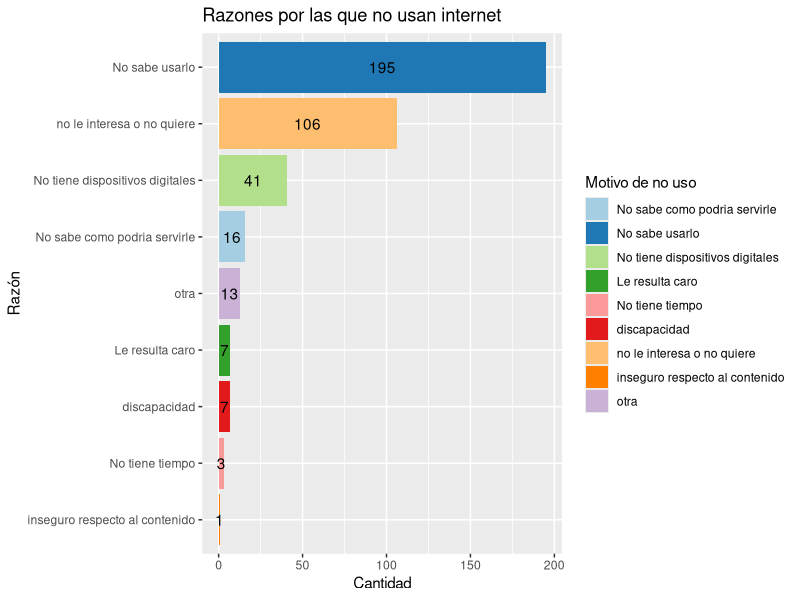
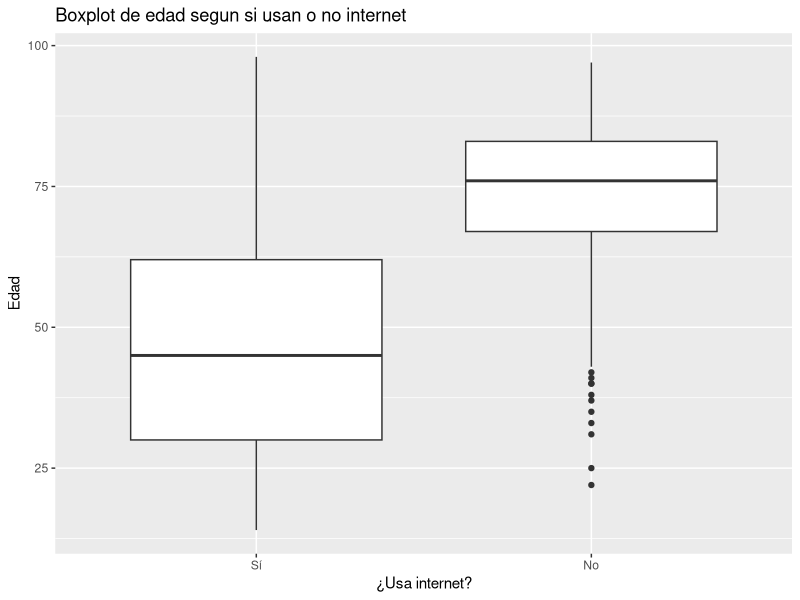
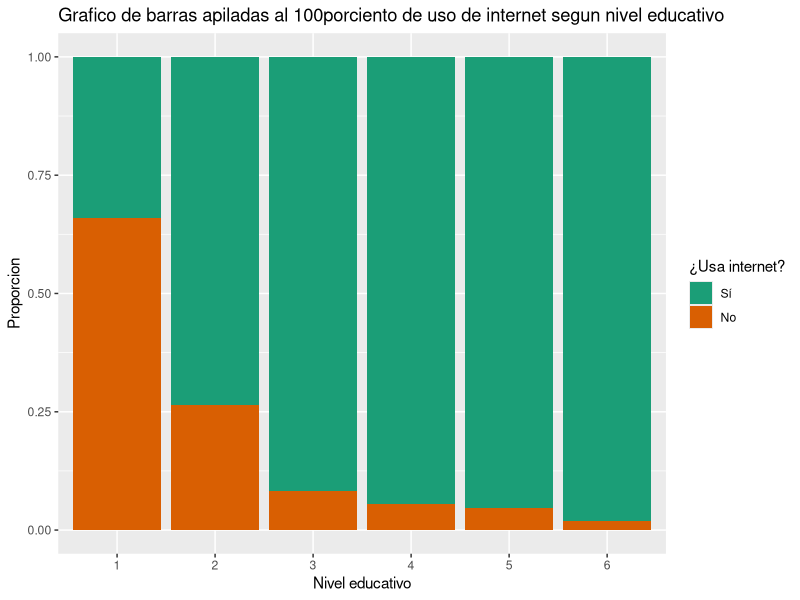
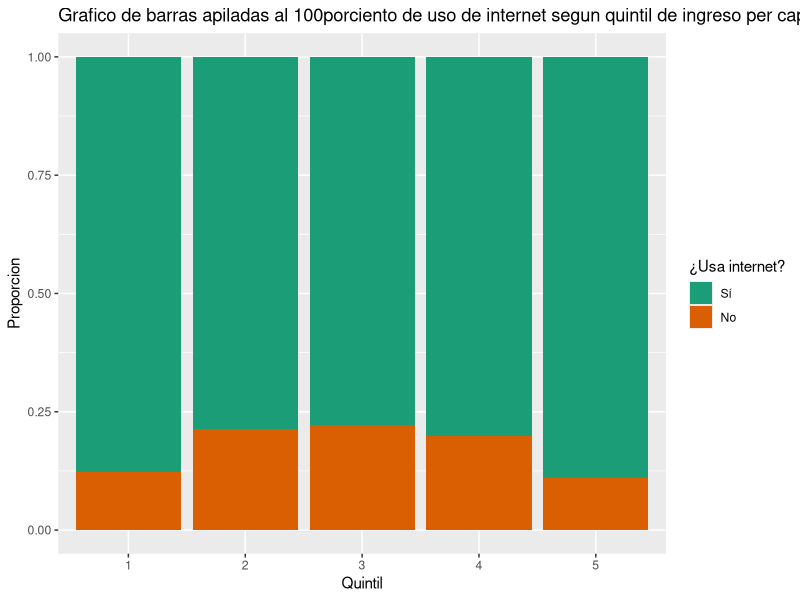
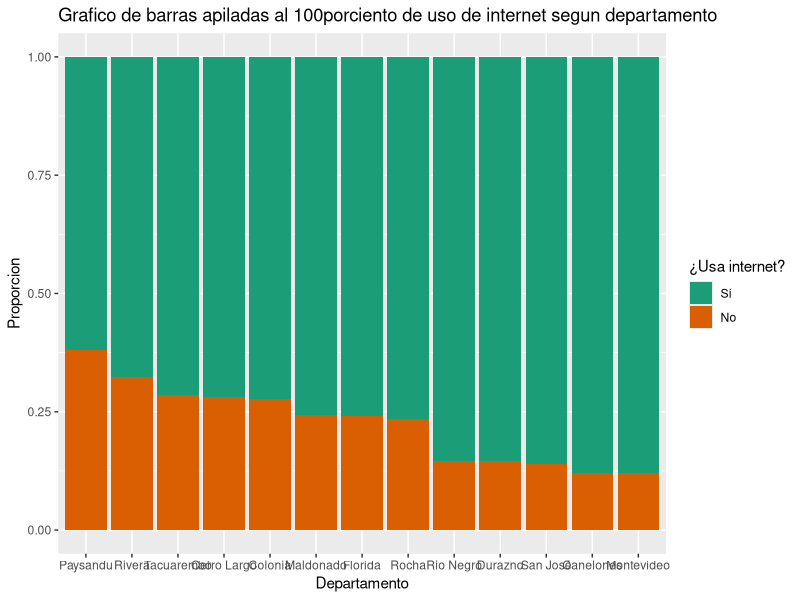

These charts were generated, in order, by the following R code:
library(haven)
datos<-read_sav("datos.sav")
library(tidyverse)
library(ggplot2)
library(forcats)
datos2<-datos %>% filter(C24>=1)
datos3<-datos %>% filter(C24>=10)
nousa<-datos %>% filter(C9==2 & C24!=99)
datos11<-datos %>% filter(C24==11)
ggplot(nousa,aes(x=fct_rev(fct_infreq(as.factor(C24))),fill=as.factor(C24)))+geom_bar(stat = "count")+scale_x_discrete(labels=c(
  "1"="No sabe como podria servirle",
  "2"="No sabe usarlo",
  "3"="No tiene dispositivos digitales",
  "4"="Le resulta caro",
  "5"="No tiene tiempo",
  "6"="discapacidad",
  "7"="no le interesa o no quiere",
  "8"="falta de conocimiento de idioma extranjero",
  "9"="inseguro respecto al contenido",
  "10"="le preocupa privacidad",
  "11"="otra"))+coord_flip()+labs(fill="Motivo de no uso",x="Razón",y="Cantidad",title = "Razones por las que no usan internet")+scale_fill_brewer(palette="Paired",labels=c(
    "1"="No sabe como podria servirle",
    "2"="No sabe usarlo",
    "3"="No tiene dispositivos digitales",
    "4"="Le resulta caro",
    "5"="No tiene tiempo",
    "6"="discapacidad",
    "7"="no le interesa o no quiere",
    "8"="falta de conocimiento de idioma extranjero",
    "9"="inseguro respecto al contenido",
    "10"="le preocupa privacidad",
    "11"="otra"))+ 
  stat_count(geom = "text",
             aes(label = ..count..),position=position_stack(vjust=0.5))

ggplot(datos, aes(x = C8, y = as.factor(C9))) + geom_boxplot() + coord_flip() +
  scale_y_discrete(labels = c("1" = "Sí", "2" = "No")) +
  labs(x = "Edad", y = "¿Usa internet?",
       title = "Boxplot de edad segun si usan o no internet")


ggplot(datos, aes(fill = as.factor(C9), x = as.factor(niveledu))) + geom_bar(position = "fill") +
  labs(y = "Proporcion", x = "Nivel educativo", fill="¿Usa internet?",
       title = "Grafico de barras apiladas al 100porciento de uso de internet segun nivel educativo") +
  scale_fill_brewer(palette="Dark2",labels=c("1"="Sí","2"="No"))

ggplot(datos, aes(fill = as.factor(C9), x = as.factor(Quintil))) + geom_bar(position = "fill") +
  labs(y = "Proporcion", x = "Quintil", fill="¿Usa internet?",
       title = "Grafico de barras apiladas al 100porciento de uso de internet segun quintil de ingreso per capita") +
  scale_fill_brewer(palette="Dark2",labels=c("1"="Sí","2"="No"))

ggplot(datos, aes(fill = as.factor(C9), x = fct_reorder(as.factor(DOMDEPARTAMENTO),-as.numeric(C9),mean))) + geom_bar(position = "fill") +
  labs(y = "Proporcion", x = "Departamento", fill="¿Usa internet?",
       title = "Grafico de barras apiladas al 100porciento de uso de internet segun departamento") +
  scale_fill_brewer(palette="Dark2",labels=c("1"="Sí","2"="No")) + scale_x_discrete(labels=c("1"="Montevideo",
                                                                                             "3"="Canelones",
                                                                                             "4"="Cerro Largo",
                                                                                             "5"="Colonia",
                                                                                             "8"="Florida",
                                                                                             "10"="Maldonado",
                                                                                             "6"="Durazno",
                                                                                             "11"="Paysandu",
                                                                                             "12"="Rio Negro",
                                                                                             "13"="Rivera",
                                                                                             "14"="Rocha",
                                                                                             "16"="San José",
                                                                                             "18"="Tacuarembó"))
